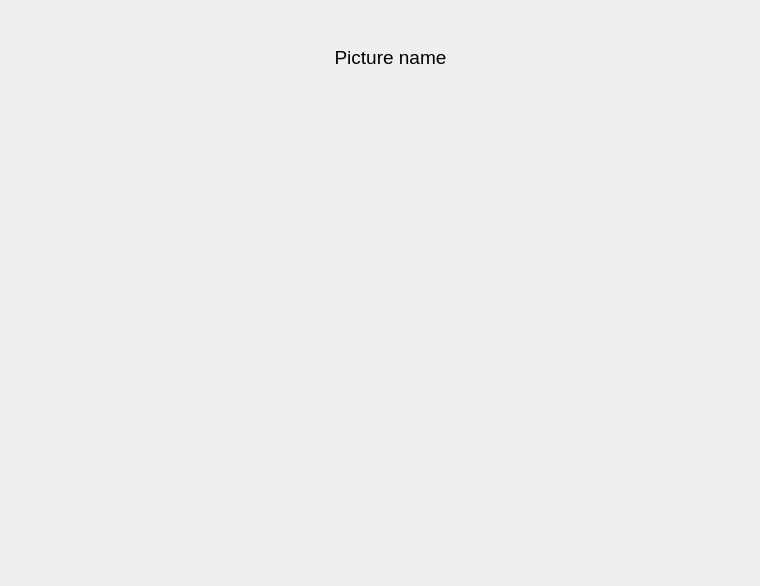
<?xml version="1.0" encoding="UTF-8"?>
<ui version="4.0">
 <class>MainWidget</class>
 <widget class="QWidget" name="MainWidget">
  <property name="geometry">
   <rect>
    <x>0</x>
    <y>0</y>
    <width>760</width>
    <height>586</height>
   </rect>
  </property>
  <property name="windowTitle">
   <string>Form</string>
  </property>
  <widget class="Widget" name="widget" native="true">
   <property name="geometry">
    <rect>
     <x>10</x>
     <y>100</y>
     <width>741</width>
     <height>421</height>
    </rect>
   </property>
  </widget>
  <widget class="QLabel" name="label">
   <property name="geometry">
    <rect>
     <x>200</x>
     <y>32</y>
     <width>381</width>
     <height>51</height>
    </rect>
   </property>
   <property name="font">
    <font>
     <pointsize>14</pointsize>
    </font>
   </property>
   <property name="text">
    <string>Picture name</string>
   </property>
   <property name="alignment">
    <set>Qt::AlignCenter</set>
   </property>
  </widget>
 </widget>
 <customwidgets>
  <customwidget>
   <class>Widget</class>
   <extends>QWidget</extends>
   <header location="global">widget.h</header>
   <container>1</container>
  </customwidget>
 </customwidgets>
 <resources/>
 <connections/>
</ui>
